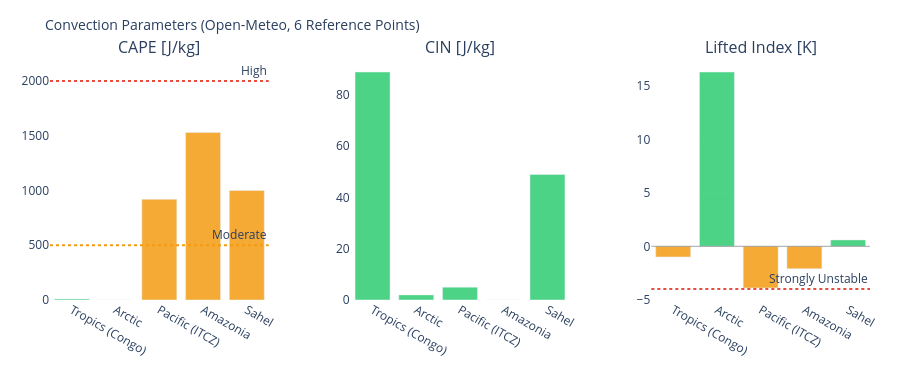

Notebook code for this chart:
### Markdown cell above
---
## 3. Visualizations

### Code cell
# ============================================================
# CAPE / CIN / LIFTED INDEX – Convection potential
# ============================================================

if not df_atm.empty:
    fig = make_subplots(
        rows=1, cols=3,
        subplot_titles=['CAPE [J/kg]', 'CIN [J/kg]', 'Lifted Index [K]'],
        horizontal_spacing=0.1
    )
    pts = df_atm['point'].tolist()
    pt_colors = ['#E85D24','#185FA5','#888780','#378ADD','#639922','#F2A623']

    # CAPE – höher = mehr Gewitterpotential
    cape_vals = df_atm['cape'].fillna(0).tolist()
    cape_colors = ['#e74c3c' if v > 2000 else '#f39c12' if v > 500 else '#2ecc71'
                   for v in cape_vals]
    fig.add_trace(go.Bar(x=pts, y=cape_vals, marker_color=cape_colors,
                         opacity=0.85, showlegend=False), row=1, col=1)
    fig.add_hline(y=2000, line_dash='dot', line_color='#e74c3c',
                  annotation_text='High', row=1, col=1)
    fig.add_hline(y=500,  line_dash='dot', line_color='#f39c12',
                  annotation_text='Moderate', row=1, col=1)

    # CIN – negativer = stärker gedeckelt (weniger Auslöse)
    cin_vals = df_atm['cin'].fillna(0).tolist()
    cin_colors = ['#e74c3c' if v < -200 else '#f39c12' if v < -50 else '#2ecc71'
                  for v in cin_vals]
    fig.add_trace(go.Bar(x=pts, y=cin_vals, marker_color=cin_colors,
                         opacity=0.85, showlegend=False), row=1, col=2)

    # Lifted Index – negativ = instabil
    li_vals = df_atm['li'].fillna(0).tolist()
    li_colors = ['#e74c3c' if v < -4 else '#f39c12' if v < 0 else '#2ecc71'
                 for v in li_vals]
    fig.add_trace(go.Bar(x=pts, y=li_vals, marker_color=li_colors,
                         opacity=0.85, showlegend=False), row=1, col=3)
    fig.add_hline(y=0, line_color='gray', line_width=0.7, row=1, col=3)
    fig.add_hline(y=-4, line_dash='dot', line_color='#e74c3c',
                  annotation_text='Strongly Unstable', row=1, col=3)

    fig.update_layout(
        title=dict(text='Convection Parameters (Open-Meteo, 6 Reference Points)', font=dict(size=14)),
        height=380, plot_bgcolor='rgba(0,0,0,0)', paper_bgcolor='rgba(0,0,0,0)',
        margin=dict(l=50, r=30, t=60, b=80)
    )
    fig.update_xaxes(tickangle=30)
    fig.show()

### Figure 1 — Plotly figure (JSON) as saved in the notebook; plotly's stock layout.template omitted (floating-point values rounded to 4 significant figures)
{"data": [{"marker": {"color": ["#2ecc71", "#2ecc71", "#f39c12", "#f39c12", "#f39c12"]}, "opacity": 0.85, "showlegend": false, "type": "bar", "x": ["Tropics (Congo)", "Arctic", "Pacific (ITCZ)", "Amazonia", "Sahel"], "xaxis": "x", "y": [10.0, 0.0, 920.0, 1530.0, 1000.0], "yaxis": "y"}, {"marker": {"color": ["#2ecc71", "#2ecc71", "#2ecc71", "#2ecc71", "#2ecc71"]}, "opacity": 0.85, "showlegend": false, "type": "bar", "x": ["Tropics (Congo)", "Arctic", "Pacific (ITCZ)", "Amazonia", "Sahel"], "xaxis": "x2", "y": [89.0, 2.0, 5.0, 0.0, 49.0], "yaxis": "y2"}, {"marker": {"color": ["#f39c12", "#2ecc71", "#f39c12", "#f39c12", "#2ecc71"]}, "opacity": 0.85, "showlegend": false, "type": "bar", "x": ["Tropics (Congo)", "Arctic", "Pacific (ITCZ)", "Amazonia", "Sahel"], "xaxis": "x3", "y": [-1.0, 16.3, -3.9, -2.1, 0.6], "yaxis": "y3"}], "layout": {"annotations": [{"font": {"size": 16}, "showarrow": false, "text": "CAPE [J/kg]", "x": 0.1333, "xanchor": "center", "xref": "paper", "y": 1.0, "yanchor": "bottom", "yref": "paper"}, {"font": {"size": 16}, "showarrow": false, "text": "CIN [J/kg]", "x": 0.5, "xanchor": "center", "xref": "paper", "y": 1.0, "yanchor": "bottom", "yref": "paper"}, {"font": {"size": 16}, "showarrow": false, "text": "Lifted Index [K]", "x": 0.8667, "xanchor": "center", "xref": "paper", "y": 1.0, "yanchor": "bottom", "yref": "paper"}, {"showarrow": false, "text": "High", "x": 1, "xanchor": "right", "xref": "x domain", "y": 2000, "yanchor": "bottom", "yref": "y"}, {"showarrow": false, "text": "Moderate", "x": 1, "xanchor": "right", "xref": "x domain", "y": 500, "yanchor": "bottom", "yref": "y"}, {"showarrow": false, "text": "Strongly Unstable", "x": 1, "xanchor": "right", "xref": "x3 domain", "y": -4, "yanchor": "bottom", "yref": "y3"}], "height": 380, "margin": {"b": 80, "l": 50, "r": 30, "t": 60}, "paper_bgcolor": "rgba(0,0,0,0)", "plot_bgcolor": "rgba(0,0,0,0)", "shapes": [{"line": {"color": "#e74c3c", "dash": "dot"}, "type": "line", "x0": 0, "x1": 1, "xref": "x domain", "y0": 2000, "y1": 2000, "yref": "y"}, {"line": {"color": "#f39c12", "dash": "dot"}, "type": "line", "x0": 0, "x1": 1, "xref": "x domain", "y0": 500, "y1": 500, "yref": "y"}, {"line": {"color": "gray", "width": 0.7}, "type": "line", "x0": 0, "x1": 1, "xref": "x3 domain", "y0": 0, "y1": 0, "yref": "y3"}, {"line": {"color": "#e74c3c", "dash": "dot"}, "type": "line", "x0": 0, "x1": 1, "xref": "x3 domain", "y0": -4, "y1": -4, "yref": "y3"}], "title": {"font": {"size": 14}, "text": "Convection Parameters (Open-Meteo, 6 Reference Points)"}, "xaxis": {"anchor": "y", "domain": [0.0, 0.2667], "tickangle": 30}, "xaxis2": {"anchor": "y2", "domain": [0.3667, 0.6333], "tickangle": 30}, "xaxis3": {"anchor": "y3", "domain": [0.7333, 1.0], "tickangle": 30}, "yaxis": {"anchor": "x", "domain": [0.0, 1.0]}, "yaxis2": {"anchor": "x2", "domain": [0.0, 1.0]}, "yaxis3": {"anchor": "x3", "domain": [0.0, 1.0]}}}
